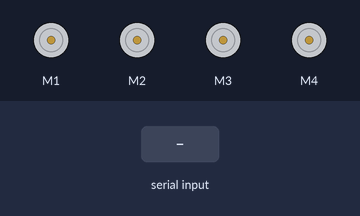
Simulated run of this sketch. Board: Arduino Uno, built with avr-gcc and run on an emulated ATmega328P. Parts: 4 × DC motor (green arrow = forward, orange = backward, longer = faster). The inputs (shaded band) are chosen by the test bench.

Above: at 1.2 s.
1.3 s: "F" received over Serial
At 2.5 s:
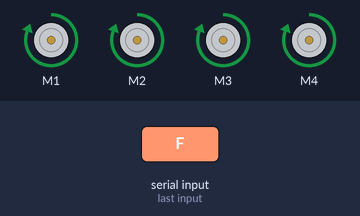
2.8 s: "B" received over Serial
At 3.6 s:
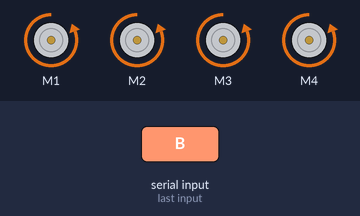
4.3 s: "L" received over Serial
At 4.7 s:
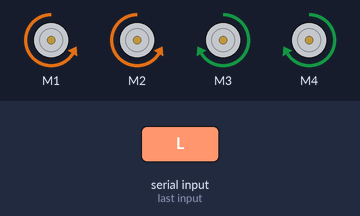
5.8 s: "R" received over Serial
At 7.0 s:
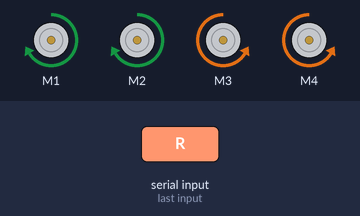
7.3 s: "S" received over Serial
At 8.2 s:
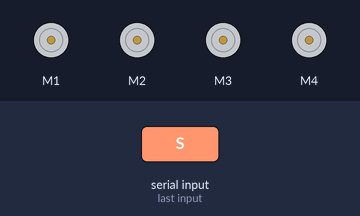
Timing chart, 0 to 9.8 s (numbered marks = the images above; inputs shaded):
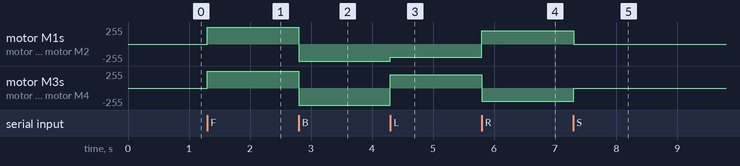

Measured:
- after the input at 1.3 s, motor M1–4: stopped → forward 255/255 at once
- after the input at 2.8 s, motor M1–4: forward 255/255 → backward 255/255 at once
- after the input at 4.3 s, motor M1, motor M2: backward 255/255 → backward 200/255 at once; motor M3, motor M4: backward 255/255 → forward 200/255 at once
- after the input at 5.8 s, motor M1, motor M2: backward 200/255 → forward 200/255 at once; motor M3, motor M4: forward 200/255 → backward 200/255 at once
- after the input at 7.3 s, motor M1, motor M2: forward 200/255 → stopped at once; motor M3, motor M4: backward 200/255 → stopped at once

The sketch:

bluetooth_car.ino
```cpp
#include <SoftwareSerial.h>
#include <AFMotor.h>


AF_DCMotor motor1(1); // M1
AF_DCMotor motor2(2); // M2
AF_DCMotor motor3(3); // M3
AF_DCMotor motor4(4); // M4

char command;

void setup()
{
  Serial.begin(9600);
}

void loop()
{
  if (Serial.available())
  {
    command = Serial.read();


    switch (command)
    {
      case 'F': // Forward
        moveForward();
        break;
      case 'B': // Backward
        moveBackward();
        break;
      case 'L': // Left
        turnLeft();
        break;
      case 'R': // Right
        turnRight();
        break;
      case 'S': // Stop
        stopMotors();
        break;
      default:
        break;
    }
  }
}

// Functions to control the motors
void moveForward()
{
  motor1.setSpeed(255);
  motor1.run(FORWARD);
  motor2.setSpeed(255);
  motor2.run(FORWARD);
  motor3.setSpeed(255);
  motor3.run(FORWARD);
  motor4.setSpeed(255);
  motor4.run(FORWARD);
}

void moveBackward()
{
  motor1.setSpeed(255);
  motor1.run(BACKWARD);
  motor2.setSpeed(255);
  motor2.run(BACKWARD);
  motor3.setSpeed(255);
  motor3.run(BACKWARD);
  motor4.setSpeed(255);
  motor4.run(BACKWARD);
}

void turnLeft()
{
  motor1.setSpeed(200);
  motor1.run(BACKWARD);
  motor2.setSpeed(200);
  motor2.run(BACKWARD);
  motor3.setSpeed(200);
  motor3.run(FORWARD);
  motor4.setSpeed(200);
  motor4.run(FORWARD);
}

void turnRight()
{
  motor1.setSpeed(200);
  motor1.run(FORWARD);
  motor2.setSpeed(200);
  motor2.run(FORWARD);
  motor3.setSpeed(200);
  motor3.run(BACKWARD);
  motor4.setSpeed(200);
  motor4.run(BACKWARD);
}

void stopMotors()
{
  motor1.setSpeed(0);
  motor1.run(RELEASE);
  motor2.setSpeed(0);
  motor2.run(RELEASE);
  motor3.setSpeed(0);
  motor3.run(RELEASE);
  motor4.setSpeed(0);
  motor4.run(RELEASE);
}
```
